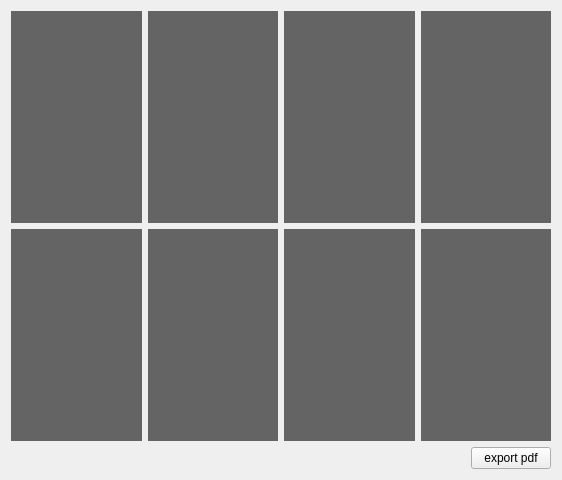
<?xml version="1.0" encoding="UTF-8"?>
<ui version="4.0">
 <class>ReportWidget</class>
 <widget class="QWidget" name="ReportWidget">
  <property name="geometry">
   <rect>
    <x>0</x>
    <y>0</y>
    <width>562</width>
    <height>480</height>
   </rect>
  </property>
  <property name="windowTitle">
   <string>Form</string>
  </property>
  <layout class="QVBoxLayout" name="verticalLayout_2">
   <item>
    <layout class="QVBoxLayout" name="verticalLayout" stretch="5,1">
     <item>
      <layout class="QGridLayout" name="gridLayout">
       <property name="spacing">
        <number>6</number>
       </property>
       <item row="0" column="0">
        <widget class="ZoomableLabel" name="labelCoarseImage1">
         <property name="styleSheet">
          <string notr="true">background-color: rgb(100, 100, 100);</string>
         </property>
         <property name="text">
          <string/>
         </property>
        </widget>
       </item>
       <item row="0" column="1">
        <widget class="ZoomableLabel" name="labelCoarseImage2">
         <property name="styleSheet">
          <string notr="true">background-color: rgb(100, 100, 100);</string>
         </property>
         <property name="text">
          <string/>
         </property>
        </widget>
       </item>
       <item row="0" column="2">
        <widget class="ZoomableLabel" name="labelFocusImage1">
         <property name="styleSheet">
          <string notr="true">background-color: rgb(100, 100, 100);</string>
         </property>
         <property name="text">
          <string/>
         </property>
        </widget>
       </item>
       <item row="0" column="3">
        <widget class="ZoomableLabel" name="labelFocusImage2">
         <property name="styleSheet">
          <string notr="true">background-color: rgb(100, 100, 100);</string>
         </property>
         <property name="text">
          <string/>
         </property>
        </widget>
       </item>
       <item row="1" column="0">
        <widget class="ZoomableLabel" name="labelFineImage1">
         <property name="styleSheet">
          <string notr="true">background-color: rgb(100, 100, 100);</string>
         </property>
         <property name="text">
          <string/>
         </property>
        </widget>
       </item>
       <item row="1" column="1">
        <widget class="ZoomableLabel" name="labelFineImage2">
         <property name="styleSheet">
          <string notr="true">background-color: rgb(100, 100, 100);</string>
         </property>
         <property name="text">
          <string/>
         </property>
        </widget>
       </item>
       <item row="1" column="2">
        <widget class="ZoomableLabel" name="labelQualityImage1">
         <property name="styleSheet">
          <string notr="true">background-color: rgb(100, 100, 100);</string>
         </property>
         <property name="text">
          <string/>
         </property>
        </widget>
       </item>
       <item row="1" column="3">
        <widget class="ZoomableLabel" name="labelQualityImage2">
         <property name="styleSheet">
          <string notr="true">background-color: rgb(100, 100, 100);</string>
         </property>
         <property name="text">
          <string/>
         </property>
        </widget>
       </item>
      </layout>
     </item>
     <item>
      <layout class="QHBoxLayout" name="horizontalLayout">
       <item>
        <spacer name="horizontalSpacer">
         <property name="orientation">
          <enum>Qt::Horizontal</enum>
         </property>
         <property name="sizeHint" stdset="0">
          <size>
           <width>40</width>
           <height>20</height>
          </size>
         </property>
        </spacer>
       </item>
       <item>
        <widget class="QPushButton" name="btnExportPDF">
         <property name="text">
          <string>export pdf</string>
         </property>
        </widget>
       </item>
      </layout>
     </item>
    </layout>
   </item>
  </layout>
 </widget>
 <customwidgets>
  <customwidget>
   <class>ZoomableLabel</class>
   <extends>QLabel</extends>
   <header location="global">ZoomableLabel.h</header>
  </customwidget>
 </customwidgets>
 <resources/>
 <connections/>
</ui>
